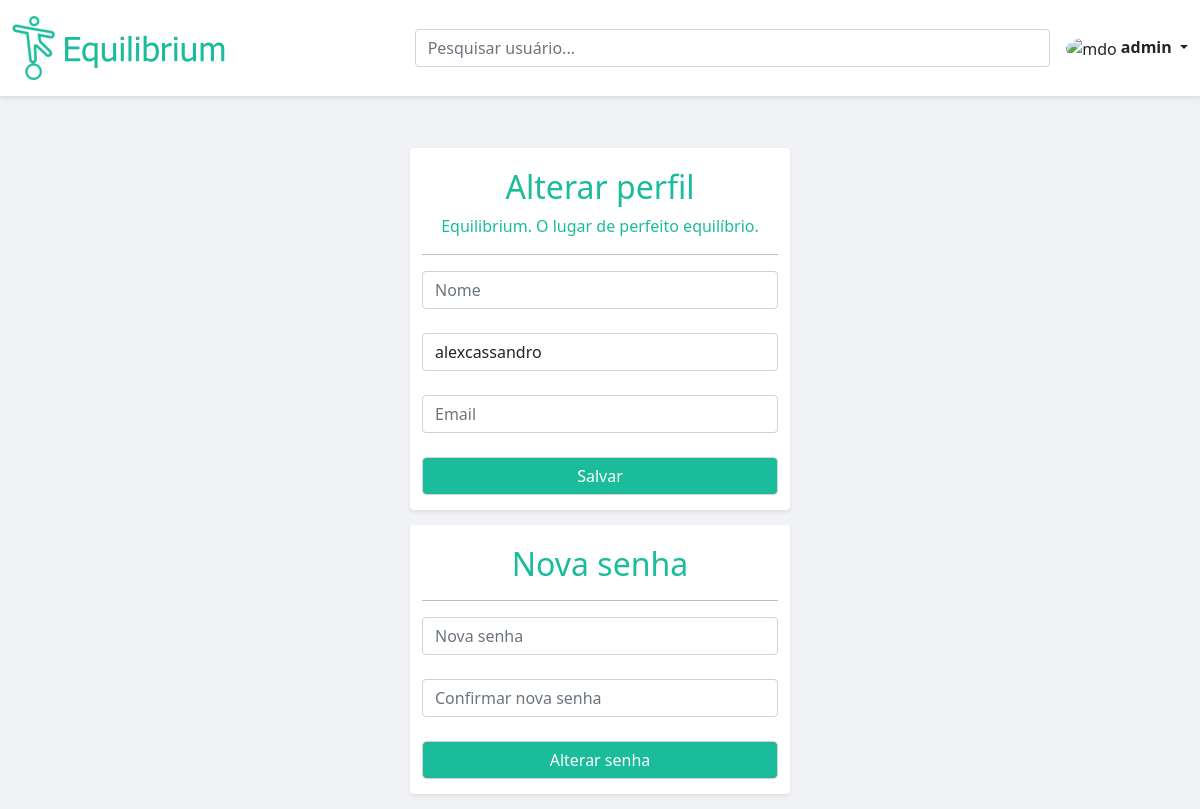
The page /src/usuario/usuarioComum/pagAlterarPerfil.php?usuarioRequerido=alexcassandro (signed in) on the database as committed earlier.
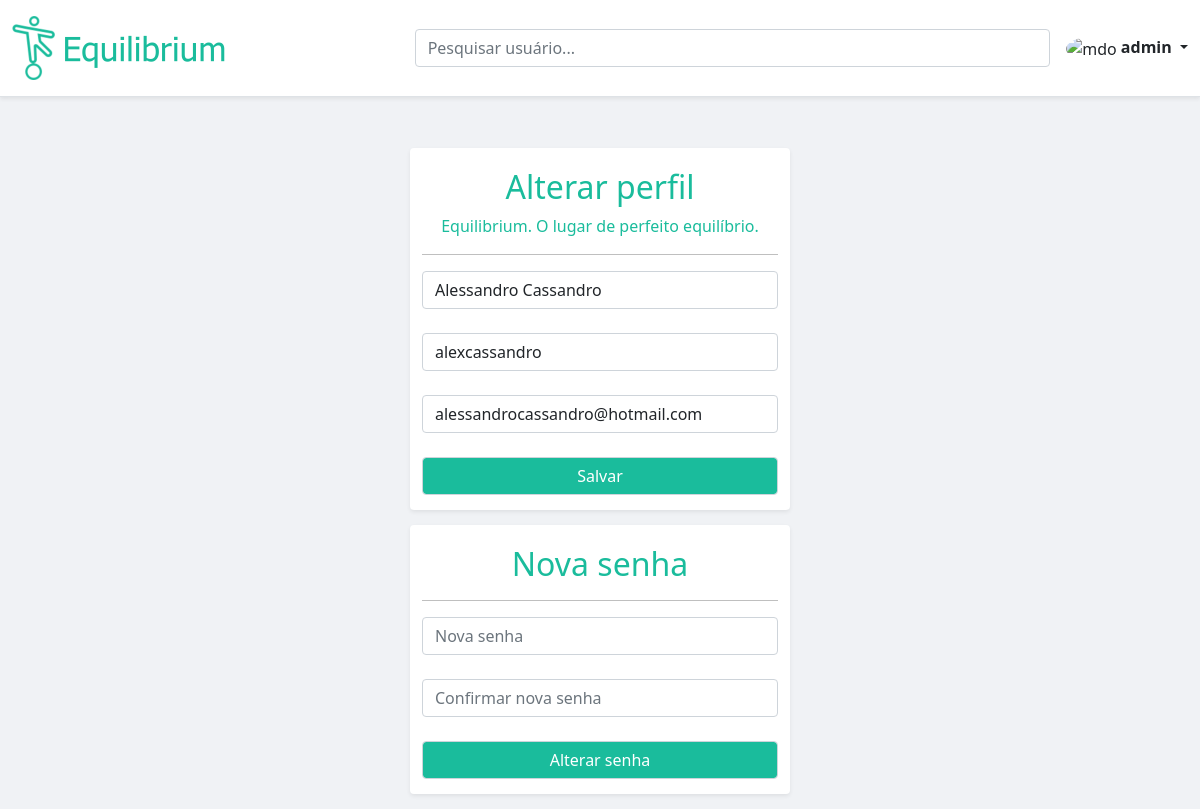
The same page on the database as committed later.
### tables this page shows
CREATE TABLE `usuario` (
  `id` int(10) UNSIGNED NOT NULL,
  `nome` varchar(155) NOT NULL,
  `usuario` varchar(25) NOT NULL,
  `email` varchar(50) NOT NULL,
  `senha` varchar(255) NOT NULL,
  `caminhoFtPerfil` varchar(50) DEFAULT NULL,
  `admin` tinyint(1) NOT NULL
);

### src/usuario/usuarioComum/pagAlterarPerfil.php (the view, shortened to what this page needs)
<?php
    if(isset($_GET["usuarioRequerido"]) && $_SESSION["tipoUsuario"] == 1) {
        $usuario = $_GET["usuarioRequerido"];
    }else{
        $usuario = $_SESSION["usuario"];
    }
    $PDO = CriarConexao();
    $sql = "SELECT nome, admin, email FROM usuario WHERE usuario = :usuario";
    $consulta = $PDO->prepare($sql);
    $consulta->bindParam(":usuario",$usuario);
    $consulta->execute();
    $dadosUsuario = $consulta->fetch(PDO::FETCH_ASSOC);
?>
<!DOCTYPE html>
<html lang="pt-br">
<head>
    <link href="https://cdn.jsdelivr.net/npm/bootstrap@5.1.3/dist/css/bootstrap.min.css" rel="stylesheet">
    <link rel="stylesheet" href="../../css/styleGeneral.css">
</head>
<body>
    <header class="py-3 mb-3 border-bottom shadow-sm" style="background-color:white;">
        <div class="container-fluid d-grid gap-3 align-items-center" style="grid-template-columns: 1fr 2fr;">
            <a href="pagPublicacao.php" class="d-flex align-items-center col-lg-4 mb-2 mb-lg-0 link-dark text-decoration-none" id="dropdownNavLink" aria-expanded="false">
                <img src="../../imagens/logo_completa.png" height="64" width="256">
            </a>
            <div class="d-flex align-items-center">
                <form class="w-100 me-3" name="formPesquisaUsuario" action="pagPesquisaUsuario.php" method="GET">
                    <input type="search" class="form-control" placeholder="Pesquisar usuário..." name="nomeUsuarioPesquisado" aria-label="Search" title="Use apenas alfanuméricos com, no mínimo, três alfanuméricos" pattern="[A-Za-z1-9]{3,}">
                </form>
                <div class="flex-shrink-0 dropdown">
                    <a href="#" class="d-block link-dark text-decoration-none dropdown-toggle" id="dropdownUser2" data-bs-toggle="dropdown" aria-expanded="false">
                        <img src="https://github.com/mdo.png" alt="mdo" width="32" height="32" class="rounded-circle">
                        <strong><?php echo $_SESSION["usuario"];?></strong>
                    </a>
                </div>
            </div>
        </div>
    </header>
    <div class="main">
        <div class="container text-center">
            <div class="row">
                <div class="container col-lg-4 shadow-sm rounded" style="background-color:white">
                    <h2>Alterar perfil</h2>
                    <p>Equilibrium. O lugar de perfeito equilíbrio.</p>
                    <hr style="color:black;">
                    <form action="alterarPerfil.php?usuarioRequerido=<?php echo $usuario;?>" method="post" class="form">
                        <input type="text" name="nomeAlteracaoPerfil" value="<?php echo $dadosUsuario["nome"];?>" placeholder="Nome" class="form-control" required><br>
                        <input type="text" name="usuarioAlteracaoPerfil" value="<?php echo $usuario;?>" placeholder="Nome de usuário" title="Use apenas letras minúsculas e números" class="form-control" required pattern="[a-z0-9]{1,25}"><br>
                        <input type="email" name="emailAlteracaoPerfil" value="<?php echo $dadosUsuario["email"];?>" placeholder="Email" class="form-control" required><br>
                        <input type="submit" onclick="mudarCorFundoBotao(this)" value="Salvar" class="form-control styleButton" name="btnSalvarPerfil">
                    </form>
                </div>
            </div>
            <div class="row">
                <div class="container col-lg-4 shadow-sm rounded" style="background-color:white">
                    <h2>Nova senha</h2>
                    <hr style="color:black;">
                    <form action="alterarSenha.php?usuarioRequerido=<?php echo $usuario;?>" method="post" class="form">
                        <input type="password" name="passwordAlteracaoSenha" placeholder="Nova senha" class="form-control" required><br>
                        <input type="password" name="confirmPasswordAlteracaoSenha" placeholder="Confirmar nova senha" class="form-control" required><br>
                        <input type="submit" onclick="mudarCorFundoBotao(this)" value="Alterar senha" class="form-control styleButton" name="btnAlterarSenha">
                    </form>
                </div>
            </div>
        </div>
    </div>
</body>
</html>

### src/css/styleGeneral.css (style rules this page uses)
body { background-color: #f0f2f5; }
.container { margin-top:15px; padding-bottom:15px; padding-top:20px; color:#1ABC9C; }
.styleButton { background-color:#1ABC9C; color:white; }

Rows that differ between the two databases and show on the page:
added usuario: nomeAlteracaoPerfil "Alessandro Cassandro", emailAlteracaoPerfil "alessandrocassandro@hotmail.com"
